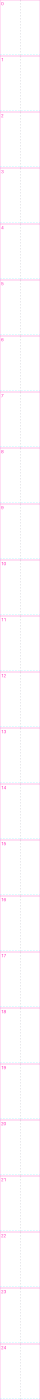
#> input picture tools/frame_guide.png, 160 x 5600 px, given in place of #, which was not available (shown at 1/4 size)
$ python sheet_check.py '#' '检查' mod '自带的' Aurora.png
#> lines starting #> are read from the running program, lines starting #| are printed output that depends on the picture
# -*- coding: utf-8 -*-
"""
贴图自检 + 头像生成工具。

用法：
    python sheet_check.py                          # 检查 mod 自带的 Aurora.png
    python sheet_check.py 我的图.png                # 检查任意贴图
    python sheet_check.py 我的图.png --crop 8,1,32,29   # 顺便生成头像

检查项：
  - 高度能否被 25 整除（每个城镇 NPC 必须有 25 帧）
  - 每帧是否为正方形或接近原版比例（原版约 40x56）
  - 是否存在透明边距问题（角色顶到帧边缘会在游戏里被裁掉）
  - 生成 4x 预览图，方便肉眼检查
"""
import os
import sys
from PIL import Image

FRAMES = 25


def load(path):
    img = Image.open(path).convert("RGBA")
    return img


def check(path):
    img = load(path)
    w, h = img.size
    print(f"文件: {os.path.basename(path)}")
    print(f"尺寸: {w} x {h}")
    if h % FRAMES != 0:
        print(f"[错误] 高度 {h} 不能被 {FRAMES} 整除，每帧高度会是小数。"
              f"建议高度: {round(h / FRAMES) * FRAMES}")
        return None
    fh = h // FRAMES
    print(f"每帧: {w} x {fh}")
    if abs(w - 40) > 8 or abs(fh - 56) > 8:
        print(f"[提醒] 帧尺寸 {w}x{fh} 与原版 40x56 差得比较多，"
              f"判定框（NPC.width/height）可能需要跟着调。")

    # 逐帧边距检查
    tight = []
    for i in range(FRAMES):
        f = img.crop((0, i * fh, w, (i + 1) * fh))
        bbox = f.getbbox()
        if bbox is None:
            tight.append((i, "空帧"))
            continue
        x0, y0, x1, y1 = bbox
        if x0 == 0 or y0 == 0 or x1 == w or y1 == fh:
            tight.append((i, f"内容贴边 {bbox}"))
    if tight:
        print("[提醒] 以下帧的内容顶到了帧边缘（游戏里不会裁切，但相邻帧会视觉粘连）:")
        for i, msg in tight:
            print(f"   帧 {i}: {msg}")
    else:
        print("边距: 所有帧都有留白，OK")
    return img, fh


def make_head(img, fh, crop, out_dir):
    x0, y0, x1, y1 = crop
    f0 = img.crop((0, 0, img.size[0], fh))
    head = f0.crop((x0, y0, x1, y1))
    canvas = Image.new("RGBA", (40, 40), (0, 0, 0, 0))
    canvas.paste(head, ((40 - head.size[0]) // 2, (40 - head.size[1]) // 2), head)
    p = os.path.join(out_dir, "Aurora_Head.png")
    canvas.save(p)
    print(f"头像已生成: {p} ({head.size[0]}x{head.size[1]} 放入 40x40)")


def preview(img, fh, out_dir):
    w, h = img.size
    scale = 4
    prev = Image.new("RGBA", (w * scale + 16, h * scale + 16), (74, 96, 72, 255))
    big = img.resize((w * scale, h * scale), Image.NEAREST)
    prev.paste(big, (8, 8), big)
    p = os.path.join(out_dir, "sheet_preview_4x.png")
    prev.save(p)
    print(f"预览已生成: {p}")


def main():
    here = os.path.dirname(os.path.abspath(__file__))
    root = os.path.dirname(here)
    args = sys.argv[1:]
    crop = None
    if "--crop" in args:
        i = args.index("--crop")
        crop = tuple(int(v) for v in args[i + 1].split(","))
        del args[i:i + 2]
    path = args[0] if args else os.path.join(root, "Content", "NPCs", "Aurora.png")

    res = check(path)
#> in load, img is the input picture: PIL image 160x5600 RGBA; mean R, G, B, A 6.2, 0.8, 5, 3.9
#| 尺寸: 160 x 5600
#| 每帧: 160 x 224
#| [提醒] 帧尺寸 160x224 与原版 40x56 差得比较多，判定框（NPC.width/height）可能需要跟着调。
#> the loop in check, `for i in range(FRAMES):` made 25 passes
#> pass 1, in check, `f = img.crop((0, i * fh, w, (i + 1) * fh))`:
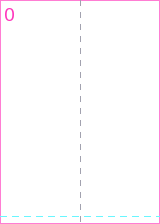
#> f: PIL image 160x224 RGBA; mean R, G, B, A 6.1, 0.8, 4.9, 3.8; transparent parts drawn white
#> after the loop in check, `for i in range(FRAMES):`: tight = 25 items, first 6: (0, '内容贴边 (0, 0, 160, 224)'), (1, '内容贴边 (0, 0, 160, 224)'), (2, '内容贴边 (0, 0, 160, 224)'), (3, '内容贴边 (0, 0, 160, 224)'), (4, '内容贴边 (0, 0, 160, 224)'), (5, '内容贴边 (0, 0, 160, 224)')
#> the loop in check, `for i, msg in tight:` made 25 passes
#|    帧 0: 内容贴边 (0, 0, 160, 224)
#|    帧 1: 内容贴边 (0, 0, 160, 224)
#|    帧 2: 内容贴边 (0, 0, 160, 224)
#|    帧 3: 内容贴边 (0, 0, 160, 224)
#|    帧 4: 内容贴边 (0, 0, 160, 224)
#|    帧 5: 内容贴边 (0, 0, 160, 224)
#|    帧 6: 内容贴边 (0, 0, 160, 224)
#|    帧 7: 内容贴边 (0, 0, 160, 224)
#> (further printed lines are left out)
    if res is None:
        sys.exit(1)
    img, fh = res
#> fh = 224
    out_dir = here  # 预览图放 tools/，避免混进 Content 被当成贴图
    preview(img, fh, out_dir)
#> in preview, `prev = Image.new("RGBA", (w * scale + 16, h * scale + 16), (74, 96, 72..`:
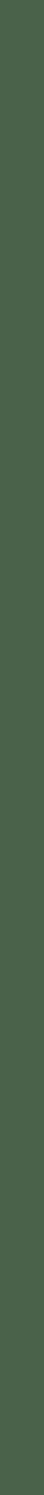
#> prev: PIL image 656x22416 RGBA (shown at 1/15 size); mean R, G, B, A 74, 96, 72, 255
#> in preview, `prev.paste(big, (8, 8), big)`:
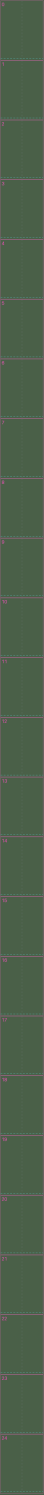
#> prev: PIL image 656x22416 RGBA (shown at 1/15 size); mean R, G, B, A 76, 95, 73.4, 253.2; transparent parts drawn white
    if crop:
        make_head(img, fh, crop, out_dir)
    else:
        print("（如需生成头像，加 --crop x0,y0,x1,y1；默认值 8,1,32,29）")


if __name__ == "__main__":
    main()
